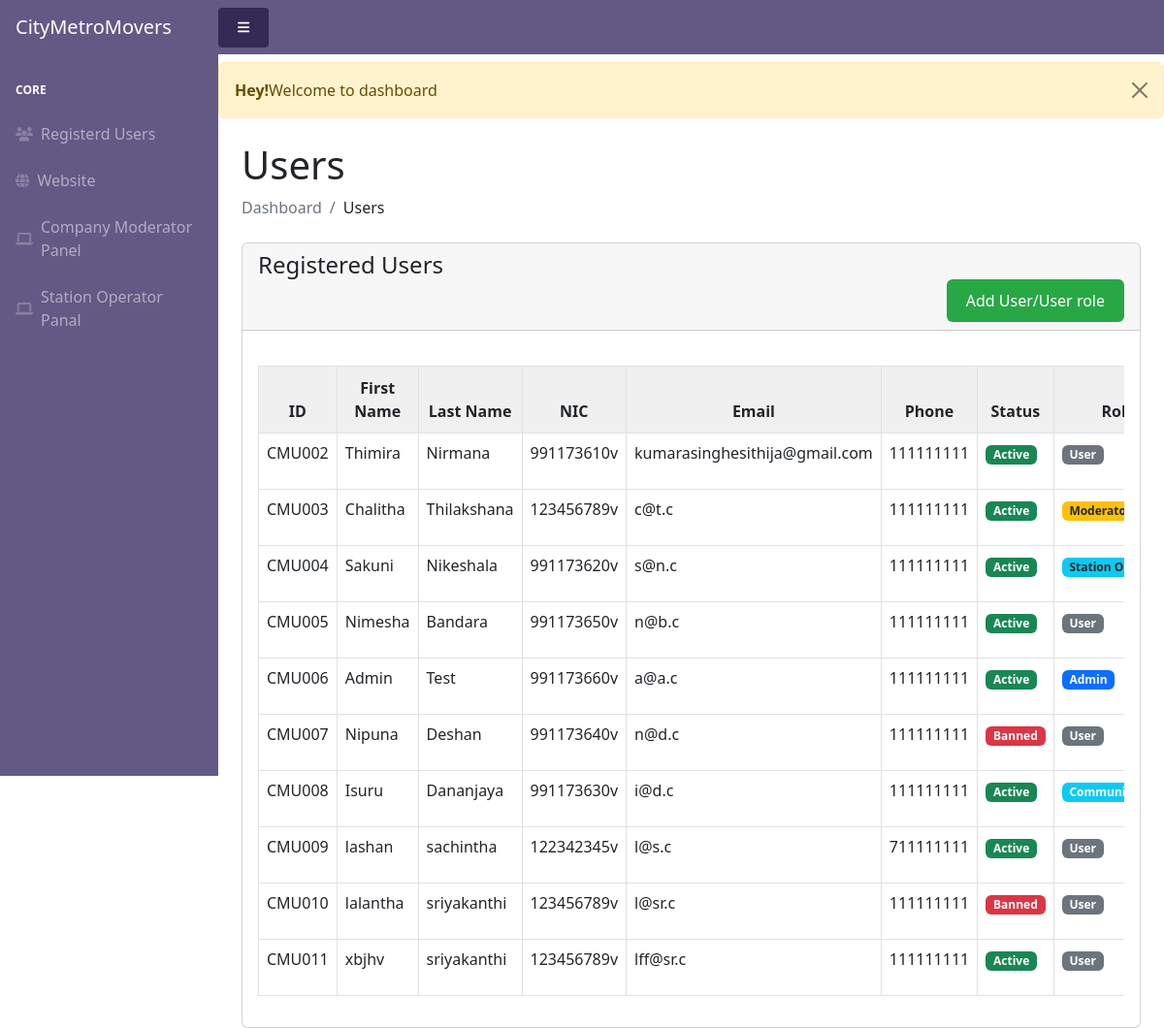
The app's page /admin/view_register.php (signed in) with its own data.
### tables this page shows
CREATE TABLE `user` (
  `user_id` varchar(10) NOT NULL,
  `user_role` varchar(40) NOT NULL DEFAULT 'user',
  `user_nic` varchar(50) NOT NULL,
  `user_contactNo` int(50) NOT NULL,
  `user_email` varchar(100) NOT NULL,
  `user_photo` blob NOT NULL,
  `user_fname` varchar(250) NOT NULL,
  `user_lname` varchar(250) NOT NULL,
  `user_status` varchar(20) NOT NULL DEFAULT 'Active',
  `user_password` varchar(255) NOT NULL,
  `cookie_token` varchar(250) NOT NULL,
  `expiry_date` bigint(20) NOT NULL
);

### Classes/admin.php (called while the page is built, shortened)
<?php
class admin
{
    public function __construct($user_id, $user_fname, $user_lname, $user_nic, $user_contactNo, $user_email, $user_status, $user_role)
    {
        $this->user_id = $user_id;
        $this->user_fname = $user_fname;
        $this->user_lname = $user_lname;
        $this->user_nic = $user_nic;
        $this->user_contactNo = $user_contactNo;
        $this->user_email = $user_email;
        $this->user_status = $user_status;
        $this->user_role = $user_role;
    }
    public static function viewRegister(){
        $dbcon = new DBConnector();
        $con = $dbcon->getConnection();
        try {
            $users = array();
            $query = "SELECT * FROM user";
            $pstmt = $con->prepare($query);
            $pstmt->execute();
            $rs = $pstmt->fetchAll(PDO::FETCH_OBJ);
            if(!empty($rs)){
                foreach ($rs as $row){
                    $user = new admin($row->user_id,$row->user_fname,$row->user_lname,$row->user_nic,$row->user_contactNo,$row->user_email,$row->user_status,$row->user_role);
                    $users[] = $user;
                }
            }
        }catch (\PDOException $exc){
            echo $exc->getMessage();
        }
        return $users;
    }
}

### admin/view_register.php (the view, shortened to what this page needs)
<?php
include('includes/header.php');
require "../Classes/admin.php";
include "message.php";
$users = admin::viewRegister();
?>
<div class="container-fluid px-4">
    <h1 class="mt-4">Users</h1>
    <ol class="breadcrumb mb-4">
        <li class="breadcrumb-item active">Dashboard</li>
        <li class="breadcrumb-item">Users</li>
    </ol>
    <div class="row">
        <div class="col-md-12">
            <?php include('message.php'); ?>
            <div class="card">
                <div class="card-header">
                    <h4 style="margin: 0;">Registered Users</h4>
                    <a href="add_register.php" class="btn btn-primary float-end">Add User/User role</a>
                </div>
                <div class="card-body">
                    <div class="table-responsive">
                        <table class="table table-bordered" style="width: 100%; border-collapse: collapse; margin-top: 20px;">
                            <thead>
                            <tr style="background-color: #f0f0f0;">
                                <th style="padding: 10px; text-align: center;">ID</th>
                                <th style="padding: 10px; text-align: center;">First Name</th>
                                <th style="padding: 10px; text-align: center;">Last Name</th>
                                <th style="padding: 10px; text-align: center;">NIC</th>
                                <th style="padding: 10px; text-align: center;">Email</th>
                                <th style="padding: 10px; text-align: center;">Phone</th>
                                <th style="padding: 10px; text-align: center;">Status</th>
                                <th style="padding: 10px; text-align: center;">Role</th>
                            </tr>
                            </thead>
                            <tbody>
                            <?php
                            foreach ($users as $user) {
                                ?>
                                <tr>
                                    <td><?= $user->user_id; ?></td>
                                    <td><?= $user->user_fname; ?></td>
                                    <td><?= $user->user_lname; ?></td>
                                    <td><?= $user->user_nic; ?></td>
                                    <td><?= $user->user_email; ?></td>
                                    <td><?= $user->user_contactNo; ?></td>
                                    <td>
                                        <?php
                                        if ($user->user_status == 'Active') {
                                            echo '<span class="badge bg-success">Active</span>';
                                        } elseif ($user->user_status == 'Banned') {
                                            echo '<span class="badge bg-danger">Banned</span>';
                                        }
                                        ?>
                                    </td>
                                    <td>
                                        <?php
                                        switch ($user->user_role) {
                                            case 'admin':
                                                echo '<span class="badge bg-primary">Admin</span>';
                                                break;
                                            case 'user':
                                                echo '<span class="badge bg-secondary">User</span>';
                                                break;
                                            case 'moderator':
                                                echo '<span class="badge bg-warning text-dark">Moderator</span>';
                                                break;
                                            case 'station_operator':
                                                echo '<span class="badge bg-info text-dark">Station Operator</span>';
                                                break;
                                            case 'communicator':
                                                echo '<span class="badge bg-info">Communicator</span>';
                                                break;
                                        }
                                        ?>
                                    </td>
                                </tr>
                                <?php
                            }
                            ?>
                            </tbody>
                        </table>
                    </div>
                </div>
            </div>
        </div>
    </div>
</div>
<?php
include('includes/footer.php');
include('includes/scripts.php');
?>

### admin/css/buttons.css (style rules this page uses)
.btn { background-color: rgb(108, 74, 182); color: #fff; padding: 10px 20px; border: none; cursor: pointer; }
.btn-primary { background-color: #28a745; }

### records on screen
user: user_id "CMU002", user_fname "Thimira", user_lname "Nirmana", user_nic "991173610v", user_email "kumarasinghesithija@gmail.com", user_contactNo "111111111", user_status "Active", user_role "User"
user: user_id "CMU003", user_fname "Chalitha", user_lname "Thilakshana", user_nic "123456789v", user_email "c@t.c", user_contactNo "111111111", user_status "Active", user_role "Moderator"
user: user_id "CMU004", user_fname "Sakuni", user_lname "Nikeshala", user_nic "991173620v", user_email "s@n.c", user_contactNo "111111111", user_status "Active", user_role "Station…"
user: user_id "CMU005", user_fname "Nimesha", user_lname "Bandara", user_nic "991173650v", user_email "n@b.c", user_contactNo "111111111", user_status "Active", user_role "User"
user: user_id "CMU006", user_fname "Admin", user_lname "Test", user_nic "991173660v", user_email "a@a.c", user_contactNo "111111111", user_status "Active", user_role "Admin"
user: user_id "CMU007", user_fname "Nipuna", user_lname "Deshan", user_nic "991173640v", user_email "n@d.c", user_contactNo "111111111", user_status "Banned", user_role "User"
user: user_id "CMU008", user_fname "Isuru", user_lname "Dananjaya", user_nic "991173630v", user_email "i@d.c", user_contactNo "111111111", user_status "Active", user_role "Communicator"
user: user_id "CMU009", user_fname "lashan", user_lname "sachintha", user_nic "122342345v", user_email "l@s.c", user_contactNo "711111111", user_status "Active", user_role "User"
user: user_id "CMU010", user_fname "lalantha", user_lname "sriyakanthi", user_nic "123456789v", user_email "l@sr.c", user_contactNo "111111111", user_status "Banned", user_role "User"
user: user_id "CMU011", user_fname "xbjhv", user_lname "sriyakanthi", user_nic "123456789v", user_email "lff@sr.c", user_contactNo "111111111", user_status "Active", user_role "User"

### other values on screen
$_SESSION['message'] "Welcome to dashboard"
